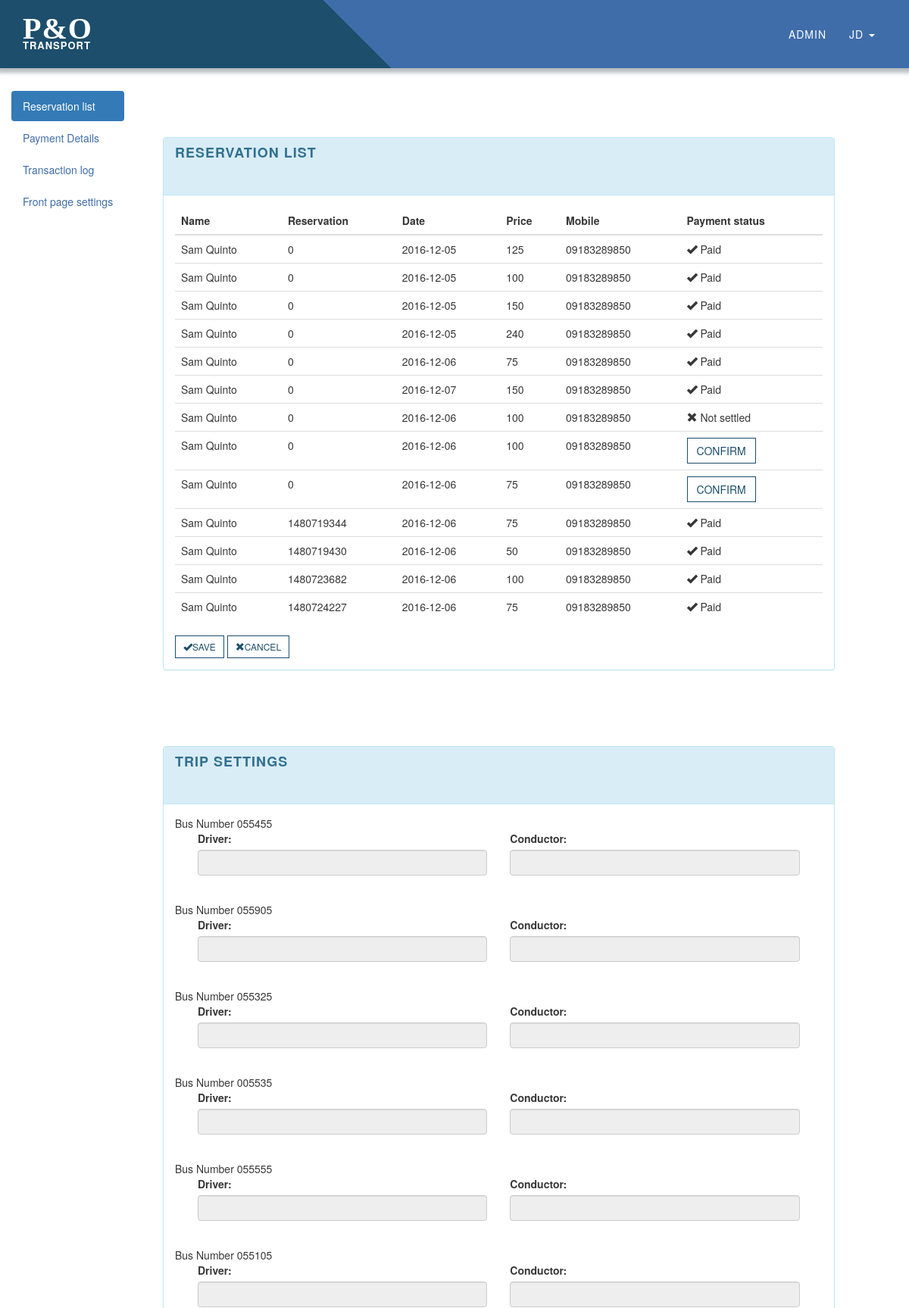
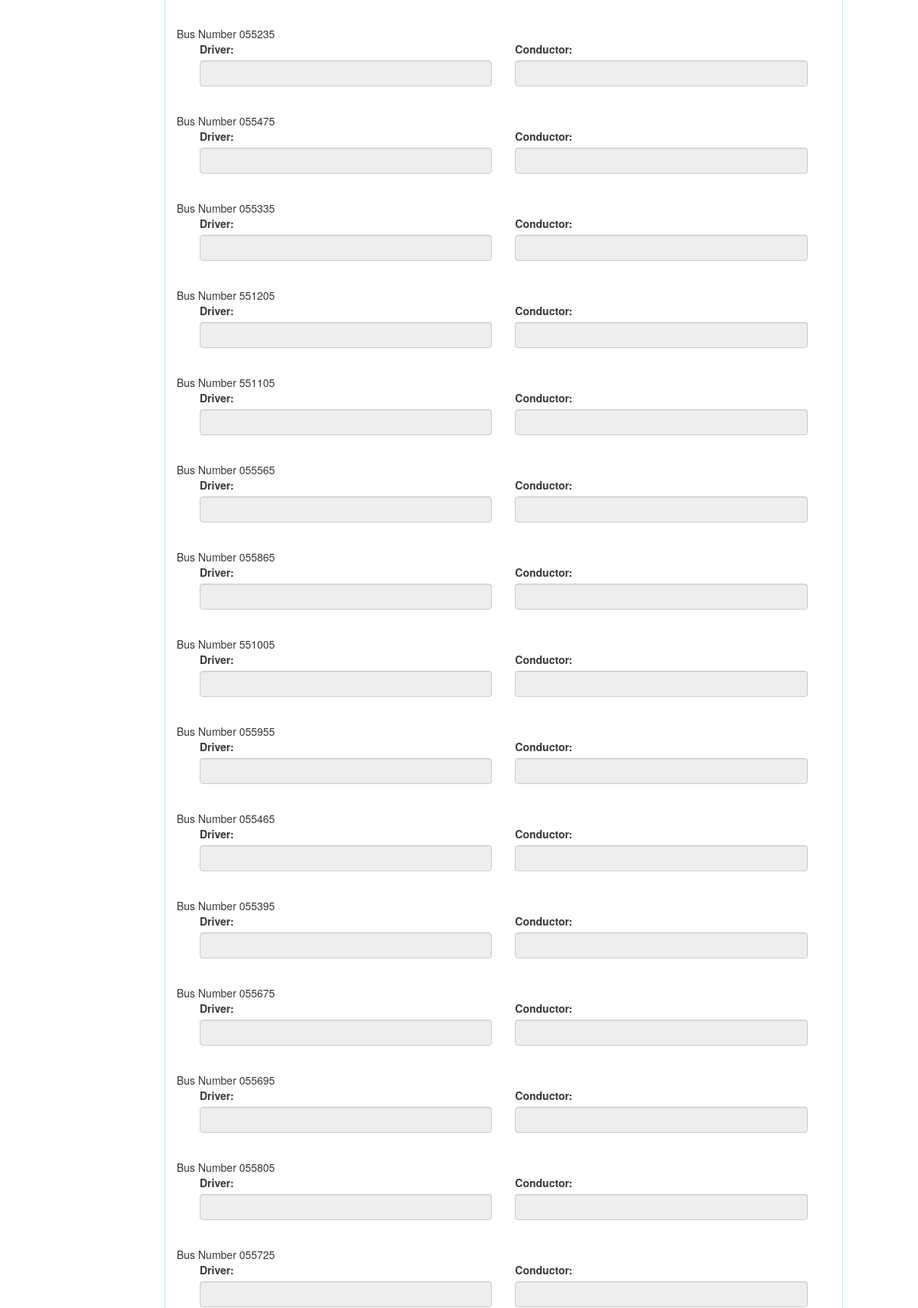
Screenshot of /admin.php (signed in, upper part) with the database file from the repository (2 pictures, top to bottom).
### tables this page shows
CREATE TABLE `reserve` (
  `Bus_No` varchar(15) NOT NULL,
  `rDate` date NOT NULL,
  `status` set('Yes','No') NOT NULL,
  `cancel` set('Yes','No') NOT NULL,
  `email` varchar(50) NOT NULL,
  `Reserve_Code` int(15) UNSIGNED ZEROFILL NOT NULL,
  `reservation_num` int(11) NOT NULL,
  `DeptTime` time NOT NULL,
  `route` varchar(25) NOT NULL,
  `seatplan` varchar(100) NOT NULL,
  `tPrice` varchar(20) NOT NULL,
  `Trip_Code` int(15) UNSIGNED ZEROFILL NOT NULL,
  `tDate` date NOT NULL,
  `time_verifier` timestamp NOT NULL DEFAULT CURRENT_TIMESTAMP
);

CREATE TABLE `user` (
  `Fname` varchar(25) NOT NULL,
  `Lname` varchar(25) NOT NULL,
  `email` varchar(50) NOT NULL,
  `password` varchar(25) NOT NULL,
  `phone` varchar(50) DEFAULT NULL,
  `Admin_Check` varchar(3) NOT NULL,
  `Address` varchar(155) NOT NULL
);

CREATE TABLE `bus2` (
  `Bus_No` varchar(15) NOT NULL,
  `Bus_Type` varchar(15) NOT NULL,
  `Bus_Code` int(15) NOT NULL,
  `Seats` varchar(15) NOT NULL,
  `check_cubao` varchar(3) DEFAULT NULL,
  `Bus_Driver` varchar(50) DEFAULT NULL,
  `Bus_Conductor` varchar(50) DEFAULT NULL
);

### admin.php (the view, shortened to what this page needs)
<!DOCTYPE html>
<html lang="en">
<head>
  <link rel="stylesheet" type="text/css" href="vendor/bootstrap/css/bootstrap.min.css">
  <link rel="stylesheet" type="text/css" href="css/adminpage.css">
  <link rel="stylesheet" type="text/css" href="css/style.css">
</head>
<body data-spy="scroll" data-target="#myScrollspy" data-offset="20">
  <?php include 'navbar.php'; ?>
  <div class="admin-page-container">
    <nav class="col-sm-3" id="myScrollspy">
      <ul class="nav nav-pills nav-stacked">
        <li class="active"><a href="#reservation-list">Reservation list</a></li>
        <li><a href="#payment-settings">Payment Details</a></li>
        <li><a href="#transaction-log">Transaction log</a></li>
        <li><a href="#front-page-settings">Front page settings</a></li>
      </ul>
    </nav>
    <div class="col-sm-offset-2">
      <div id="reservation-list" class="setting-container col-md-11">
        <div class="panel panel-info">
          <div class="panel-heading ">
            <h4><strong>Reservation List</strong></h4>
          </div>
          <div class="panel-body">
              <table class="reservation-table table">
                <thead>
                  <tr>
                    <th>Name</th>
                    <th>Reservation</th>
                    <th>Date</th>
                    <th>Price</th>
                    <th>Mobile</th>
                    <th>Payment status</th>
                  </tr>
                </thead>
                <tbody>
                  <?php
                  $querydis = "SELECT * FROM `reserve`
                               INNER JOIN `user` ON `reserve`.`email`=`user`.`email`
                               INNER JOIN `trip3` ON `reserve`.`Trip_Code`=`trip3`.`Trip_Code`
                               INNER JOIN `bus2` ON `reserve`.`Bus_No`=`bus2`.`Bus_No`";
                  $resquery = $db->query($querydis);
                  $numsults = $resquery->num_rows;
                  for ($i=0; $i < $numsults; $i++) {
                    $row1 = $resquery->fetch_assoc();
                    echo "<tr class=\"iterable\" id='".$row1['Reserve_Code']."'>
                      <td>
                        <div class=\"name-label form-input\">".$row1['Fname']." ".$row1['Lname']."</div>
                      </td>
                      <td>
                        <div class=\"transaction-number form-input\">".$row1['reservation_num']."</div>
                      </td>
                      <td>
                        <div class=\"date-label form-input\">".$row1['rDate']."</div>
                      </td>
                      <td>
                        <div class=\"price-label form-input\">".$row1['tPrice']."</div>
                      </td>
                      <td>
                        <div class=\"mobile-label form-input\">".$row1['phone']."</div>
                      </td>";
                    if ($row1['status']=='Yes') {
                        echo
                        "<td>
                          <div class=\"mobile-label form-input\"><span class=\"glyphicon glyphicon-ok\"></span>&nbsp;Paid</div>
                        </td>";
                    } else {
                      if ($row1['cancel']=='No')
                        echo
                        "<td>
                          <button type=\"button\" class=\"btn btn-blk btn-default confirm-payment-btn\">Confirm</button>
                          <div class=\"pending-label hidden\">Pending</div>
                        </td>";
                      else
                      echo
                        "<td>
                          <div class=\"mobile-label form-input\"><span class=\"glyphicon glyphicon-remove\"></span>&nbsp;Not settled</div>
                        </td>";
                    }
                    echo
                    "</tr>";
                  }
                  ?>
                </tbody>
              </table>
              <button type="button"
                      class="btn btn-default btn-sm save-btn"
                      data-toggle="modal"
                      data-target="#modal-confirm">
                <span class="glyphicon glyphicon-ok"></span>Save
              </button>
              <button type="button" class="btn btn-default btn-sm" id="reserve-cancel-btn">
                <span class="glyphicon glyphicon-remove"></span>Cancel
              </button>
          </div>
        </div>
      </div>
      <div id="trip-settings" class="setting-container col-md-11">
        <div class="panel panel-info">
          <div class="panel-heading"><h4><strong>Trip settings</strong></h4></div>
          <div class="panel-body">
            <?php
              $selectbusquery = "SELECT * FROM bus2;";
              $resquery = $db->query($selectbusquery);
              $numresult = $resquery->num_rows;
              for($i = 0; $i < $numresult; $i++) {
                $row = $resquery->fetch_assoc();
                echo
                "<div class=\"form-label\">Bus Number ".$row['Bus_No']."</div>
                <div class=\"container-fluid form-group\">
                  <input type=\"hidden\" id=\"bus-code-input-".$i."\" value=\"".$row['Bus_Code']."\" >
                  <div class=\"col-sm-6 form-btn2\">
                    <label>Driver:</label>
                    <input type=\"text\" id=\"driver-input-".$i."\" class=\"form-control trip-settings-input\" value=\"".$row['Bus_Driver']."\" disabled>
                  </div>
                  <div class=\"col-sm-6 form-btn2\">
                    <label>Conductor:</label>
                    <input type=\"text\" id=\"conductor-input-".$i."\" class=\"form-control trip-settings-input\" value=\"".$row['Bus_Conductor']."\"  disabled>
                  </div>
                </div><br>";
              }
            ?>
          </div>
        </div>
      </div>
      </div>
    </div>
</body>
</html>

### css/adminpage.css (style rules this page uses)
.setting-container { padding-top: 80px; }
.admin-page-container { position: relative; top: 100px; }
ul.nav-pills { position: fixed; top: 120px; }

### css/style.css (style rules this page uses)
body { width: 100%; height: 100%; font-family: "Lora", "Helvetica Neue", Helvetica, Arial, sans-serif; color: rgb(55, 55, 55); background-color: white; overflow-x: hidden; min-width: 350px; }
html { height: 100%; }
h1, h2, h3, h4, h5, h6 { margin: 0 0 35px; text-transform: uppercase; font-family: "Montserrat", "Helvetica Neue", Helvetica, Arial, sans-serif; font-weight: 700; letter-spacing: 1px; }
a { color: #3f6daa; -webkit-transition: all 0.2s ease-in-out; -moz-transition: all 0.2s ease-in-out; -o-transition: all 0.2s ease-in-out; transition: all 0.2s ease-in-out; }
.btn { text-transform: uppercase; font-family: "Montserrat", "Helvetica Neue", Helvetica, Arial, sans-serif; font-weight: 400; -webkit-transition: all 0.3s ease-in-out; -moz-transition: all 0.3s ease-in-out; transition: all 0.3s ease-in-out; border-radius: 0; }
.btn-default { border: 1px solid #1d4e6c; color: #1d4e6c; background-color: transparent; }
body { webkit-tap-highlight-color: rgba(255, 255, 255, 0.2); }

### rows the page displays
reserve: email.Fname "Sam", email.Lname "Quinto", reservation_num "0", rDate "2016-12-05", tPrice "125", email.phone "09183289850", status "Yes" (drawn)
reserve: email.Fname "Sam", email.Lname "Quinto", reservation_num "0", rDate "2016-12-05", tPrice "100", email.phone "09183289850", status "Yes" (drawn)
reserve: email.Fname "Sam", email.Lname "Quinto", reservation_num "0", rDate "2016-12-05", tPrice "150", email.phone "09183289850", status "Yes" (drawn)
reserve: email.Fname "Sam", email.Lname "Quinto", reservation_num "0", rDate "2016-12-05", tPrice "240", email.phone "09183289850", status "Yes" (drawn)
reserve: email.Fname "Sam", email.Lname "Quinto", reservation_num "0", rDate "2016-12-06", tPrice "75", email.phone "09183289850", status "Yes" (drawn)
reserve: email.Fname "Sam", email.Lname "Quinto", reservation_num "0", rDate "2016-12-07", tPrice "150", email.phone "09183289850", status "Yes" (drawn)
reserve: email.Fname "Sam", email.Lname "Quinto", reservation_num "0", rDate "2016-12-06", tPrice "100", email.phone "09183289850", status "No" (drawn)
reserve: email.Fname "Sam", email.Lname "Quinto", reservation_num "0", rDate "2016-12-06", tPrice "100", email.phone "09183289850", status "CONFIRM"
reserve: email.Fname "Sam", email.Lname "Quinto", reservation_num "0", rDate "2016-12-06", tPrice "75", email.phone "09183289850", status "CONFIRM"
reserve: email.Fname "Sam", email.Lname "Quinto", reservation_num "1480719344", rDate "2016-12-06", tPrice "75", email.phone "09183289850", status "Yes" (drawn)
reserve: email.Fname "Sam", email.Lname "Quinto", reservation_num "1480719430", rDate "2016-12-06", tPrice "50", email.phone "09183289850", status "Yes" (drawn)
reserve: email.Fname "Sam", email.Lname "Quinto", reservation_num "1480723682", rDate "2016-12-06", tPrice "100", email.phone "09183289850", status "Yes" (drawn)
reserve: email.Fname "Sam", email.Lname "Quinto", reservation_num "1480724227", rDate "2016-12-06", tPrice "75", email.phone "09183289850", status "Yes" (drawn)
bus2: Bus_No "055455"
bus2: Bus_No "055905"
bus2: Bus_No "055325"
bus2: Bus_No "005535"
bus2: Bus_No "055555"
bus2: Bus_No "055105"
bus2: Bus_No "055235"
bus2: Bus_No "055475"
bus2: Bus_No "055335"
bus2: Bus_No "551205"
bus2: Bus_No "551105"
bus2: Bus_No "055565"
bus2: Bus_No "055865"
bus2: Bus_No "551005"
bus2: Bus_No "055955"
bus2: Bus_No "055465"
bus2: Bus_No "055395"
bus2: Bus_No "055675"
bus2: Bus_No "055695"
bus2: Bus_No "055805"
bus2: Bus_No "055725"

### other values shown
$acc "JD"
